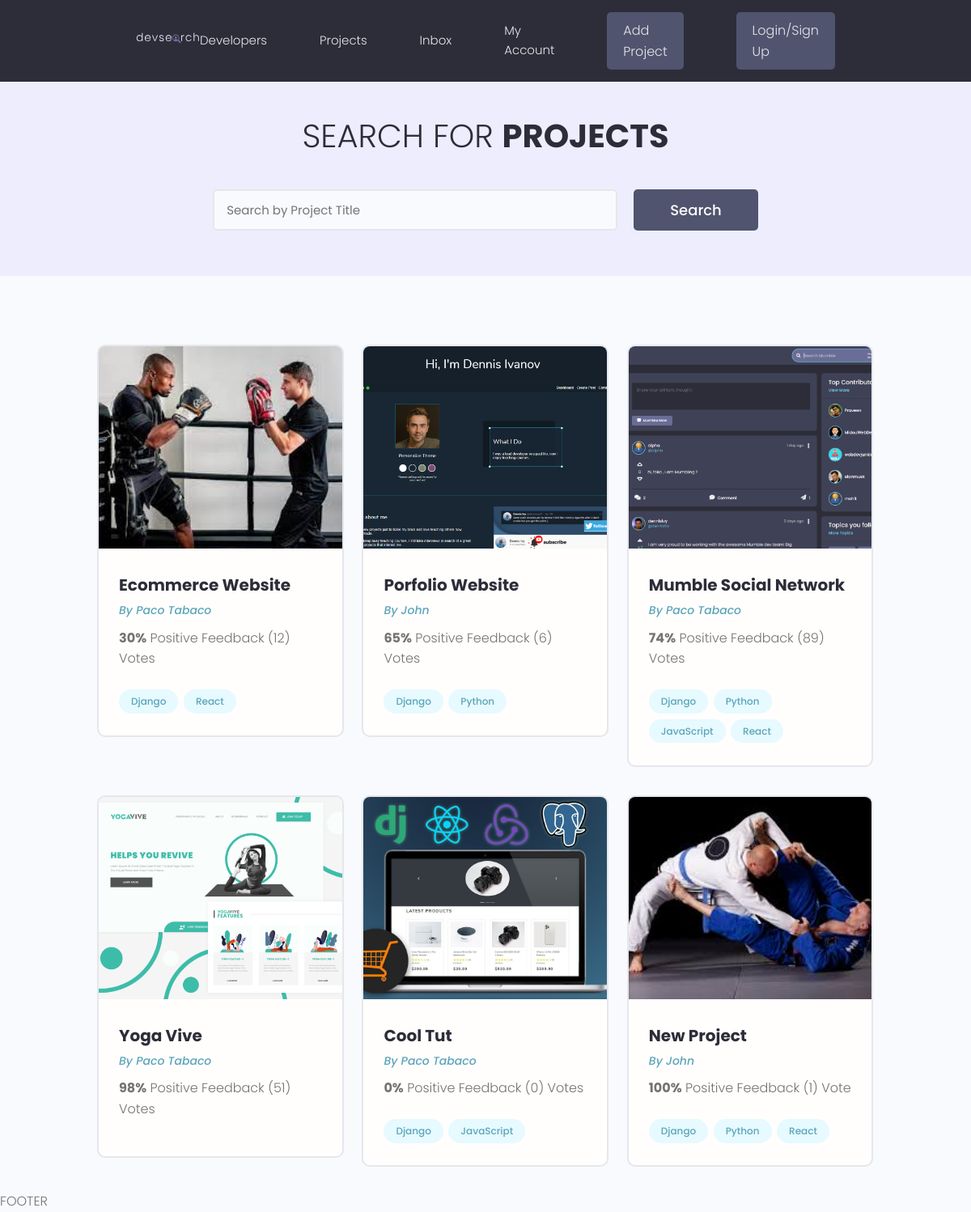
The page /projects/ on the database as committed earlier.
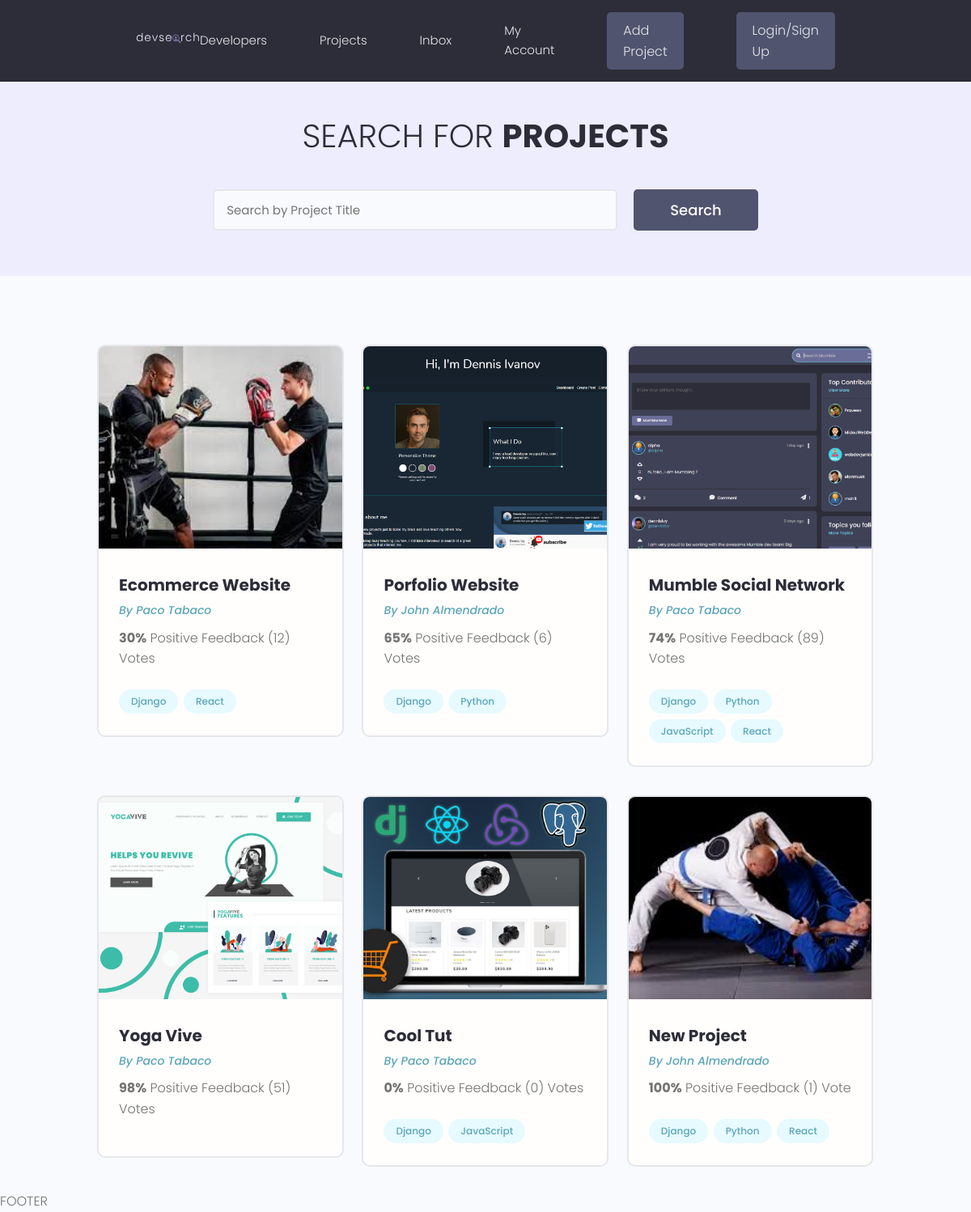
The same page on the database as committed later.
### projects/models.py (models this page shows, shortened)
class Project(models.Model):
    owner = models.ForeignKey(Profile, null=True, blank=True, on_delete=models.SET_NULL)
    title = models.CharField(max_length=200)
    description = models.TextField(null=True, blank=True)
    demo_link = models.CharField(max_length=2000,  null=True, blank=True)
    featured_image = models.ImageField(null=True, blank=True, default="default.jpg")
    source_link = models.CharField(max_length=2000,  null=True, blank=True)
    tags = models.ManyToManyField('Tag', blank=True)
    vote_total = models.IntegerField(default=0, null=True, blank=True)
    vote_ratio = models.IntegerField(default=0, null=True, blank=True)
    created = models.DateTimeField(auto_now_add=True)
    id = models.UUIDField(default=uuid.uuid4, unique=True, primary_key=True, editable=False)

### users/models.py (models this page shows, shortened)
class Profile(models.Model):
    user = models.OneToOneField(User, on_delete=models.CASCADE, null=True, blank=True)
    name = models.CharField(max_length=200, null=True, blank=True)
    email = models.EmailField(max_length=200, null=True, blank=True)
    username = models.CharField(max_length=200, null=True, blank=True)
    location = models.CharField(max_length=200, null=True, blank=True)
    short_intro = models.CharField(max_length=200, null=True, blank=True)
    bio = models.TextField(null=True, blank=True)
    profile_image = models.ImageField(null=True, blank=True, upload_to="profiles/", default="profiles/user-default.png")
    social_github = models.CharField(max_length=200, null=True, blank=True)
    social_twitter = models.CharField(max_length=200, null=True, blank=True)
    social_linkedin = models.CharField(max_length=200, null=True, blank=True)
    social_youtube = models.CharField(max_length=200, null=True, blank=True)
    social_website = models.CharField(max_length=200, null=True, blank=True)
    created = models.DateTimeField(auto_now_add=True)
    id = models.UUIDField(default=uuid.uuid4, unique=True, primary_key=True, editable=False)

### projects/views.py (the view)
# urls.py: path("projects/", include("projects.urls")),
def projects(request):
    projects = Project.objects.all()
    context = {
        'projects': projects
    }
    return render(request, 'projects/projects.html', context)

### projects/models.py (called while the page is built)
    def __str__(self):
        return self.name

### projects/templates/projects/projects.html (shortened to what this page needs)
{% extends "base.html" %}
{% block content %}
<main class="projects">
    <section class="hero-section text-center">
        <div class="container container--narrow">
            <div class="hero-section__box">
                <h2>Search for <span>Projects</span></h2>
            </div>
            <div class="hero-section__search">
                <form id='searchForm' class="form" action="{% url 'projects' %}" method="get">
                    <div class="form__field">
                        <input class="input input--text" id="formInput#search" type="text" name="search_query"
                            placeholder="Search by Project Title" value="" />
                    </div>
                    <input class="btn btn--sub btn--lg" type="submit" value="Search" />
                </form>
            </div>
        </div>
    </section>
    <section class="projectsList">
        <div class="container">
            <div class="grid grid--three">
                {% for project in projects %}
                <div class="column">
                    <div class="card project">
                        <a href="{% url 'project' project.id %}" class="project">
                            <img class="project__thumbnail" src="{{project.featured_image.url}}" alt="project thumbnail" />
                            <div class="card__body">
                                <h3 class="project__title">{{project.title}}</h3>
                                <p><a class="project__author" href="">By {{project.owner.name}}
                                        </a>
                                </p>
                                <p class="project--rating">
                                    <span style="font-weight: bold;">{{project.vote_ratio}}%</span> Positive
                                    Feedback ({{project.vote_total}}) Vote{{project.vote_total|pluralize:"s"}}
                                </p>
                                <div class="project__tags">
                                    {% for tag in project.tags.all %}
                                    <span class="tag tag--pill tag--main">
                                        <small>{{tag}}</small>
                                    </span>
                                    {% endfor %}
                                </div>
                            </div>
                        </a>
                    </div>
                </div>
                {% endfor %}
            </div>
        </div>
    </section>
</main>
{% endblock content %}

Rows that differ between the two databases and show on the page:
changed through a linked row, Project "Porfolio Website": owner.name "John" → "John Almendrado"
changed through a linked row, Project "New Project": owner.name "John" → "John Almendrado"
